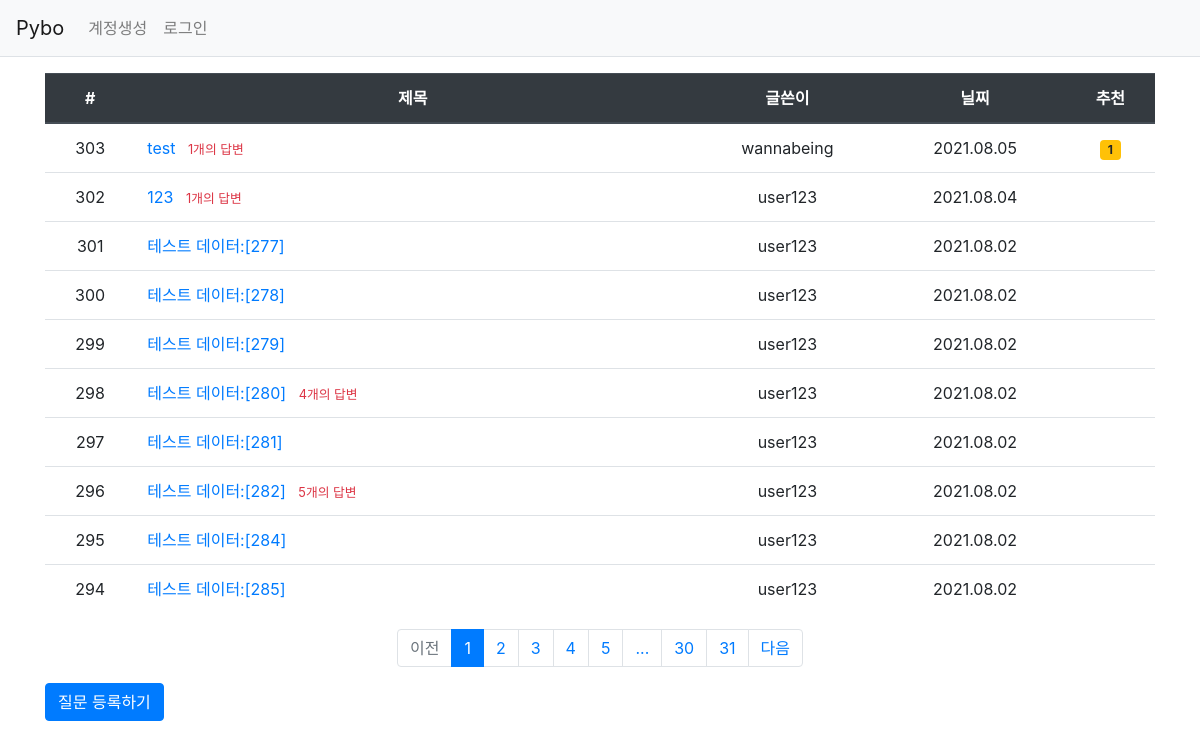
Page /question/list/ on the committed database.
### pybo/models.py (models this page shows)
class Question(db.Model):
    id = db.Column(db.Integer, primary_key=True)
    subject = db.Column(db.String(200), nullable=False)
    content = db.Column(db.Text(), nullable=False)
    create_date = db.Column(db.DateTime(), nullable=False)
    user_id = db.Column(db.Integer, db.ForeignKey('user.id', ondelete='CASCADE'), nullable=False)
    user = db.relationship('User', backref=db.backref('question_set'))
    modify_date = db.Column(db.DateTime(), nullable=True) # 수정 필드 추가
    voter = db.relationship('User', secondary=question_voter, backref=db.backref('question_voter_set')) # 추천 필드 추가

class User(db.Model):
    id = db.Column(db.Integer, primary_key=True)
    username = db.Column(db.String(150), unique=True, nullable=False)
    password = db.Column(db.String(200), nullable=False)
    email = db.Column(db.String(120), unique=True, nullable=False)

### pybo/views/question_views.py (the view)
@bp.route('/list/')
def _list():
    page = request.args.get('page', type=int, default=1)  # 페이지
    question_list = Question.query.order_by(Question.create_date.desc()) #작성일 기준 역순으로 정렬
    question_list = question_list.paginate(page, per_page=10) #한 페이지당 게시글 개수 10개로 제한
    return render_template('question/question_list.html', question_list=question_list)

### pybo/filter.py (called while the page is built)
def format_datetime(value, fmt='%Y.%m.%d'):
    return value.strftime(fmt)

### pybo/views/auth_views.py (called while the page is built)
@bp.before_app_request
def load_logged_in_user():
    user_id = session.get('user_id')
    if user_id is None:
        g.user = None
    else:
        g.user = User.query.get(user_id)

### pybo/templates/question/question_list.html
{% extends 'base.html' %}
{% block content %}
<div class="container my-3">
    <table class="table">
        <thead>
        <tr class="text-center thead-dark">
            <th>#</th>
            <th style="width:50%">제목</th>
            <th>글쓴이</th>
            <th>닐찌</th>
            <th>추천</th>
        </tr>
        </thead>
        <tbody>
        {% if question_list %}
        {% for question in question_list.items %}
        <tr class="text-center">
            <td>{{ question_list.total - ((question_list.page-1) * question_list.per_page) - loop.index0 }}</td>
            <td class="text-left">
                <a href="{{ url_for('question.detail', question_id=question.id) }}">{{ question.subject }}</a>
                                {% if question.answer_set|length > 0 %}
                <span class="text-danger small ml-2">{{ question.answer_set|length }}개의 답변</span>
                {% endif %}
            </td>
            <td>{{ question.user.username }}</td>
            <td>{{ question.create_date|datetime }}</td>
            <td>
                {% if question.voter|length > 0 %}
                <span class="badge badge-warning px-2 py-1">{{ question.voter|length }}</span>
                {% endif %}
            </td>
        </tr>
        {% endfor %}
        {% else %}
        <tr>
            <td colspan="3">질문이 없습니다.</td>
        </tr>
        {% endif %}
        </tbody>
    </table>
    <ul class="pagination justify-content-center">
        {% if question_list.has_prev %}
        <li class="page-item">
            <a class="page-link" href="?page={{ question_list.prev_num }}">이전</a>
        </li>
        {% else %}
        <li class="page-item disabled">
            <a class="page-link" tabindex="-1" aria-disabled="true" href="#">이전</a>
        </li>
        {% endif %}
        {% for page_num in question_list.iter_pages() %}
            {% if page_num %}
                {% if page_num != question_list.page %}
                <li class="page-item">
                    <a class="page-link" href="?page={{ page_num }}">{{ page_num }}</a>
                </li>
                {% else %}
                <li class="page-item active" aria-current="page">
                    <a class="page-link" href="#">{{ page_num }}</a>
                </li>
                {% endif %}
           {% else %}
                <li class="disabled">
                    <a class="page-link" href="#">...</a>
                </li>
           {% endif %}
        {% endfor %}
        {% if question_list.has_next %}
        <li class="page-item">
            <a class="page-link" href="?page={{ question_list.next_num }}">다음</a>
        </li>
        {% else %}
        <li class="page-item disabled">
            <a class="page-link" tabindex="-1" aria-disabled="true" href="#">다음</a>
        </li>
        {% endif %}
    </ul>
     <a href="{{ url_for('question.create') }}" class="btn btn-primary">질문 등록하기</a>
</div>
{% endblock %}

### pybo/templates/base.html (shortened to what this page needs)
<!doctype html>
<html lang="ko">
<head>
    <link rel="stylesheet" href="{{ url_for('static', filename='bootstrap.min.css') }}">
    <link rel="stylesheet" href="{{ url_for('static', filename='style.css') }}">
</head>
<body>
{% include "navbar.html" %}
{% block content %}
{% endblock %}
</body>
</html>

### pybo/templates/navbar.html (shortened to what this page needs)
<nav class="navbar navbar-expand-lg navbar-light bg-light border-bottom">
    <a class="navbar-brand" href="{{ url_for('main.index') }}">Pybo</a>
    <div class="collapse navbar-collapse flex-grow-0" id="navbarNav">
        {% if g.user %}
        <ul class="navbar-nav">
            <li class="nav-item ">
                <a class="nav-link" href="{{ url_for('auth.logout') }}">{{ g.user.username }} (로그아웃)</a>
            </li>
        </ul>
        {% else %}
        <ul class="navbar-nav">
            <li class="nav-item ">
                <a class="nav-link" href="{{ url_for('auth.signup') }}">계정생성</a>
            </li>
            <li class="nav-item ">
                <a class="nav-link" href="{{ url_for('auth.login') }}">로그인</a>
            </li>
        </ul>
        {% endif %}
    </div>
</nav>

### rows in the picture
Question: total "303", subject "test", answer_set|length "1", user.username "wannabeing", create_date "2021.08.05", voter|length "1"
Question: total "302", subject "123", answer_set|length "1", user.username "user123", create_date "2021.08.04"
Question: total "301", subject "테스트 데이터:[277]", user.username "user123", create_date "2021.08.02"
Question: total "300", subject "테스트 데이터:[278]", user.username "user123", create_date "2021.08.02"
Question: total "299", subject "테스트 데이터:[279]", user.username "user123", create_date "2021.08.02"
Question: total "298", subject "테스트 데이터:[280]", answer_set|length "4", user.username "user123", create_date "2021.08.02"
Question: total "297", subject "테스트 데이터:[281]", user.username "user123", create_date "2021.08.02"
Question: total "296", subject "테스트 데이터:[282]", answer_set|length "5", user.username "user123", create_date "2021.08.02"
Question: total "295", subject "테스트 데이터:[284]", user.username "user123", create_date "2021.08.02"
Question: total "294", subject "테스트 데이터:[285]", user.username "user123", create_date "2021.08.02"

### other values in the picture
{{ page_num }} "1"
{{ page_num }} "2" "3" "4" "5" "30" "31"
